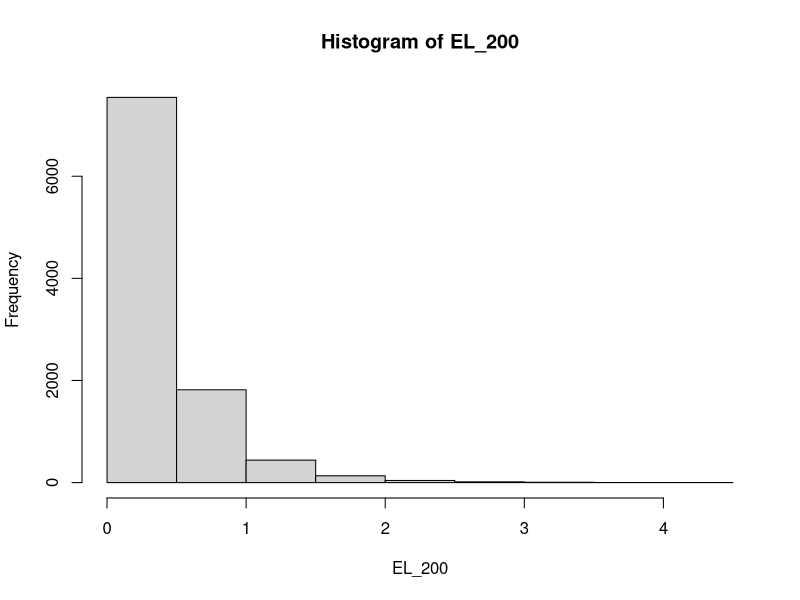

R code for this plot:
rm(list=ls(all=TRUE))

n = 200; 
B = 10000; 

EL_200 = array(,B); 
start.time = Sys.time()
for(b in 1:B){
  set.seed(0609250000+b)
  Data = array(runif(2*n),c(n,2))
  X = Data[,1]; Y = Data[,2]; 
  n = length(X); 
  Hn = array(,n); 
  An11 = Hn; An12 = Hn; An21 = Hn; An22 = Hn;
  A011 = Hn; A012 = Hn; A021 = Hn; A022 = Hn;
  An011 = Hn; An012 = Hn; An021 = Hn; An022 = Hn;
  LLn1 = array(0,n); 
  for(i in 1:n){
    IFn = c(X<=X[i]); IGn = c(Y<=Y[i]); 
    Hn[i] = mean(IFn*IGn); 
    An11[i] = Hn[i]; 
    An12[i] = mean(IFn) - Hn[i]; 
    An21[i] = mean(IGn) - Hn[i]; 
    An22[i] = 1 - An11[i] - An12[i] - An21[i]; 
    A011[i] = (An11[i]+An12[i])*(An11[i]+An21[i]); 
    A012[i] = (An11[i]+An12[i])*(1-(An11[i]+An21[i])); 
    A021[i] = (1-(An11[i]+An12[i]))*(An11[i]+An21[i]); 
    A022[i] = (1-(An11[i]+An12[i]))*(1-(An11[i]+An21[i])); 
    An011[i] = max(A011[i],An11[i]);
    An012[i] = min(A012[i],An12[i]);
    An021[i] = min(A021[i],An21[i]);
    An022[i] = max(A022[i],An22[i]);
    if(An11[i]*An12[i]*An21[i]*An22[i]>10^(-10)  
       & An11[i]<A011[i]
    ){
      LLn1[i] = -2*(n*An11[i]*log(A011[i] / An11[i]) + 
                      n*An12[i]*log(A012[i] / An12[i]) + 
                      n*An21[i]*log(A021[i] / An21[i]) + 
                      n*An22[i]*log(A022[i] / An22[i])) 
    }
  }
  ELn = mean(LLn1)
  EL_200[b] = ELn
  interval.time = (Sys.time()-start.time)/b; 
  if(b%%10==0){
    print(b); 
    print(Sys.time() + (B-b)*interval.time);   
  }
  
}

hist(EL_200)
#save(EL_200,file="EL_200.Rdata"); B=10k; 

quantile(EL_200,c(0.8,0.9,0.95,0.99,0.999))
# n=100 B=10k
#       80%       90%       95%       99%     99.9% 
# 0.5710261 0.8220049 1.1028401 1.8363375 2.9403133  



